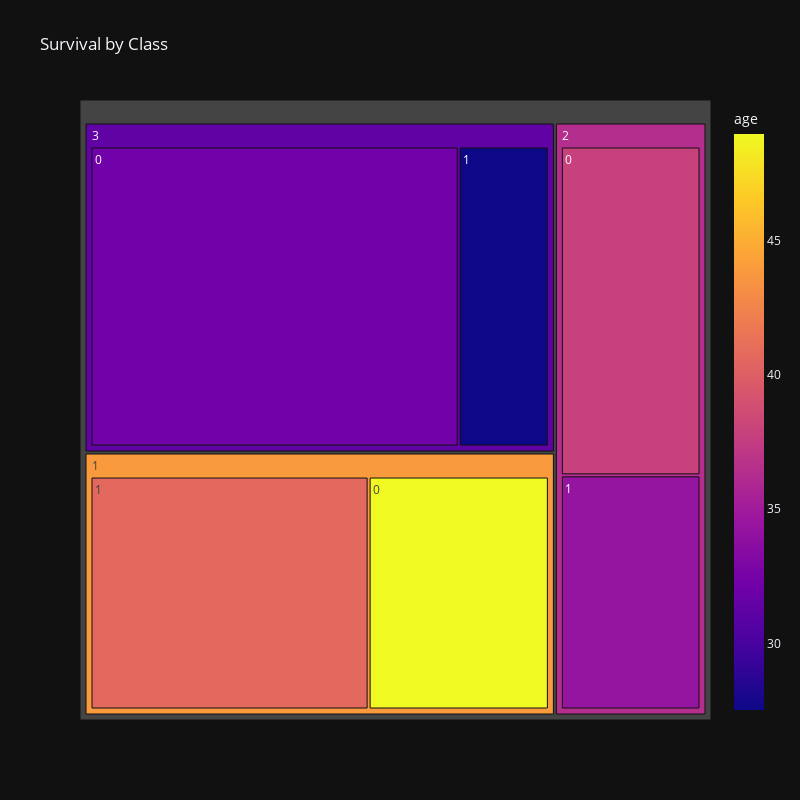

Notebook source saved alongside this figure:
### Code cell
px.treemap(df,path=['pclass','survived'],values='age',
          title='Survival by Class', width=800,height=800,
          template='plotly_dark',
          color='age', color_continuous_scale='plasma')

### Figure 1 — Plotly figure (JSON) as saved in the notebook; plotly's stock layout.template omitted (floating-point values rounded to 4 significant figures)
{"data": [{"branchvalues": "total", "customdata": [[32.26], [40.68], [27.53], [48.96], [34.3], [37.9], [31.33], [43.93], [36.4]], "domain": {"x": [0, 1], "y": [0, 1]}, "hovertemplate": "labels=%{label}<br>age_sum=%{value}<br>parent=%{parent}<br>id=%{id}<br>age=%{color}<extra></extra>", "ids": ["3/0", "1/1", "3/1", "1/0", "2/1", "2/0", "3", "1", "2"], "labels": ["0", "1", "1", "0", "1", "0", "3", "1", "2"], "marker": {"coloraxis": "coloraxis", "colors": [32.26, 40.68, 27.53, 48.96, 34.3, 37.9, 31.33, 43.93, 36.4]}, "name": "", "parents": ["3", "1", "3", "1", "2", "2", "", "", ""], "type": "treemap", "values": [7170.0, 4315.0, 1755.0, 2796.0, 2150.0, 3019.0, 8925.0, 7111.0, 5169.0]}], "layout": {"coloraxis": {"colorbar": {"title": {"text": "age"}}, "colorscale": [[0, "#0d0887"], [0.1111, "#46039f"], [0.2222, "#7201a8"], [0.3333, "#9c179e"], [0.4444, "#bd3786"], [0.5556, "#d8576b"], [0.6667, "#ed7953"], [0.7778, "#fb9f3a"], [0.8889, "#fdca26"], [1, "#f0f921"]]}, "height": 800, "legend": {"tracegroupgap": 0}, "title": {"text": "Survival by Class"}, "width": 800}}
